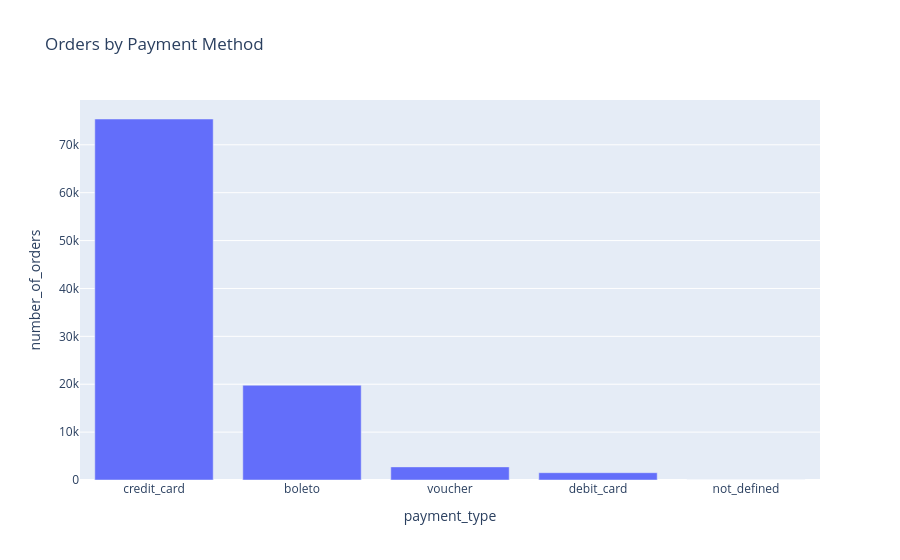

This figure's notebook cell:
### Code cell
fig = plot_bar(payment_summary["payment_type"], payment_summary["orders"],
               "Orders by Payment Method", "payment_type", "number_of_orders")
fig.show()

### Figure 1 — Plotly figure (JSON) as saved in the notebook; plotly's stock layout.template omitted (floating-point values rounded to 4 significant figures)
{"data": [{"hovertemplate": "payment_type=%{x}<br>number_of_orders=%{y}<extra></extra>", "legendgroup": "", "marker": {"color": "#636efa", "pattern": {"shape": ""}}, "name": "", "orientation": "v", "showlegend": false, "textposition": "auto", "type": "bar", "x": ["credit_card", "boleto", "voucher", "debit_card", "not_defined"], "xaxis": "x", "y": [75387, 19784, 2739, 1527, 4], "yaxis": "y"}], "layout": {"barmode": "relative", "legend": {"tracegroupgap": 0}, "title": {"text": "Orders by Payment Method"}, "xaxis": {"anchor": "y", "domain": [0, 1], "title": {"text": "payment_type"}}, "yaxis": {"anchor": "x", "domain": [0, 1], "title": {"text": "number_of_orders"}}}}
